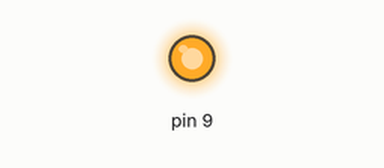
Bench run of a sketch on a simulated Arduino Uno, built with avr-gcc and run on an emulated ATmega328P. On the bench: output pins drawn as LEDs (lit = HIGH).

Above: at 0.3 s.
Timing chart, 0 to 1.8 s (numbered marks = the images above):
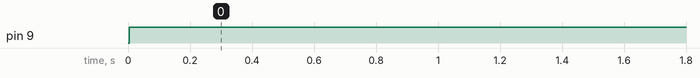

The sketch:

pwm_mode.ino
```cpp
#include <avr/io.h>
#include <util/delay.h>

static inline void init_timers(void);
static inline void init_timers(void){
  TCCR1A |= (1 << WGM10);     // Setting up PWM FAST PWM mode
  TCCR1B |= (1 << WGM12);     // Setting up PWM FAST PWM mode
  TCCR1B |= (1 << CS12);      // Setting up FREQUENCY 16MHZ / 256
  TCCR1A |= (1 << COM1A1);    // Compare output mode for channel A
  OCR1A = 0;
}

int main(void){
  int num, state;
  DDRB |= (1 << 1);
  init_timers();
  while(1){
    if (num == 0){
      state = 1;
    }
    if (num == 255){
      state = -1;
    }

    num += state;
    OCR1A = num;
    _delay_us(200);
  }

  return 0;
}
```

Measured:
- by itself, pin 9: LOW → HIGH at 0.00 s
